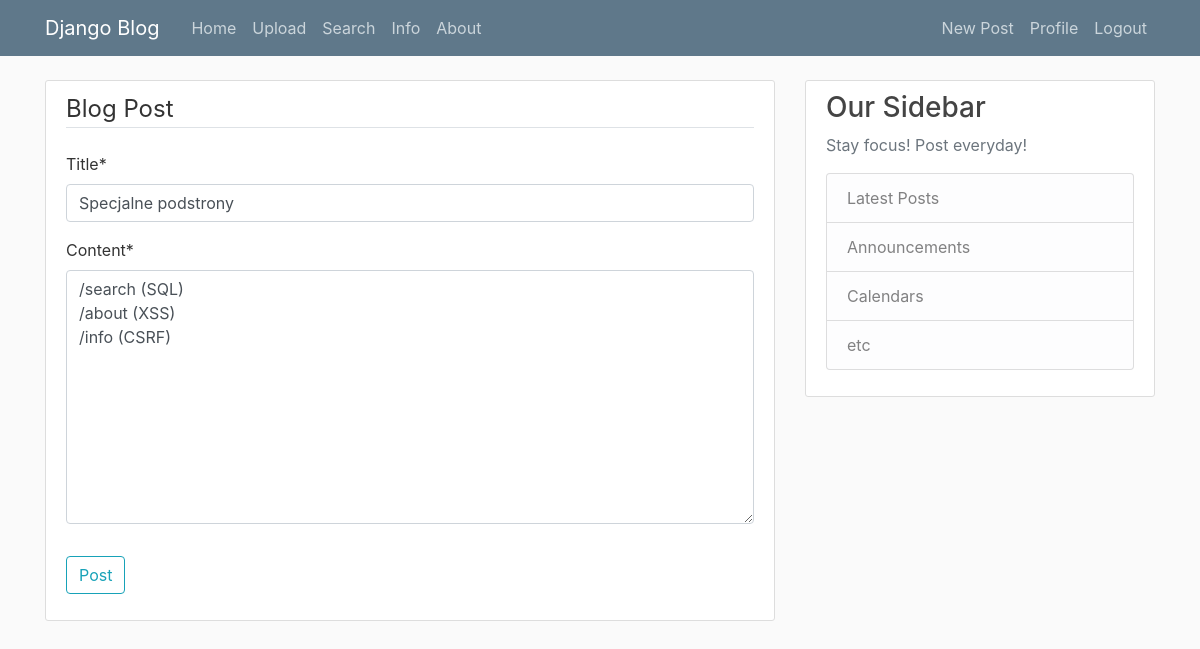
Screenshot of /post/27/update/ (signed in) with the database file from the repository.
### blog/models.py (models this page shows, shortened)
class Post(models.Model):
    title = models.CharField(max_length=100)
    content = models.TextField()
    date_posted = models.DateTimeField(default=timezone.now)
    author = models.ForeignKey(User, on_delete=models.CASCADE)

### blog/views.py (the view, shortened to what this page needs)
# urls.py: path('post/<int:pk>/update/', PostUpdateView.as_view(), name='post-update'),
class PostUpdateView(LoginRequiredMixin, UpdateView): #, UserPassesTestMixin
    model = Post
    fields = ['title', 'content']
    '''
    def test_func(self):
        post = self.get_object()
        if self.request.user == post.author:
            return True
        return False'''

### blog/templates/blog/post_form.html (shortened to what this page needs)
{% extends "blog/base.html" %}
{% load crispy_forms_tags %}
{% block content %}
    <div class="content-section">
        <form method="POST">
            <fieldset class="form-group">
                <legend class="border-bottom mb-4">Blog Post</legend>
                {{ form|crispy }}
            </fieldset>
            <div class="form-group">
                <button class="btn btn-outline-info" type="submit">Post</button>
            </div>
        </form>
    </div>
{% endblock content %}

### blog/static/blog/main.css (style rules this page uses)
body { background: #fafafa; color: #333333; margin-top: 5rem; }
.content-section { background: #ffffff; padding: 10px 20px; border: 1px solid #dddddd; border-radius: 3px; margin-bottom: 20px; }

### rows the page displays
Post: title "Specjalne podstrony", content "/search (SQL) /about (XSS) /info (CSRF)"
